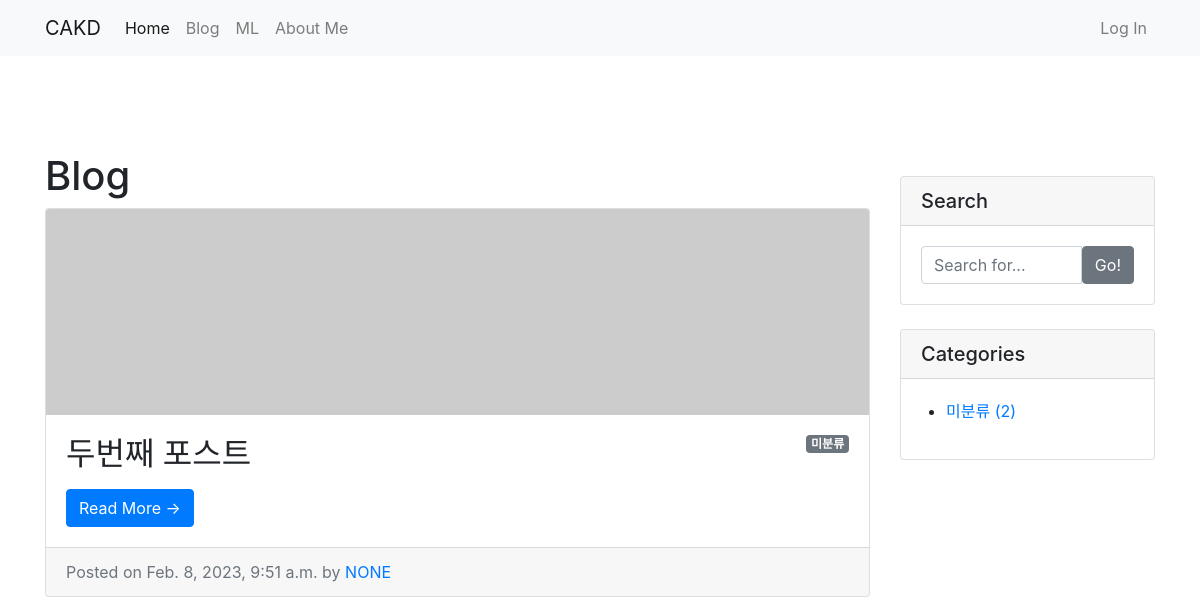
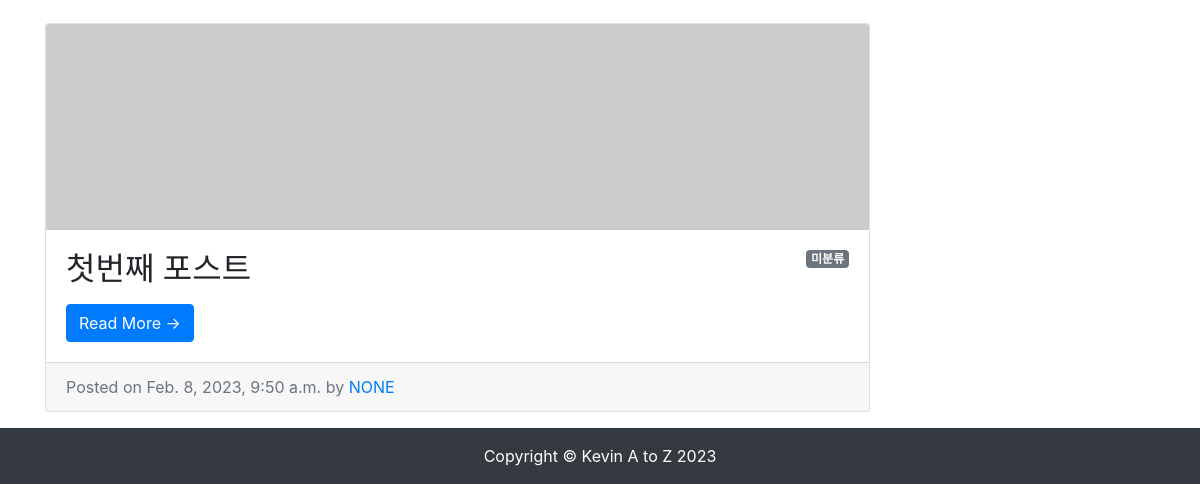
The page /blog/ on the database as committed earlier (2 pictures, top to bottom).
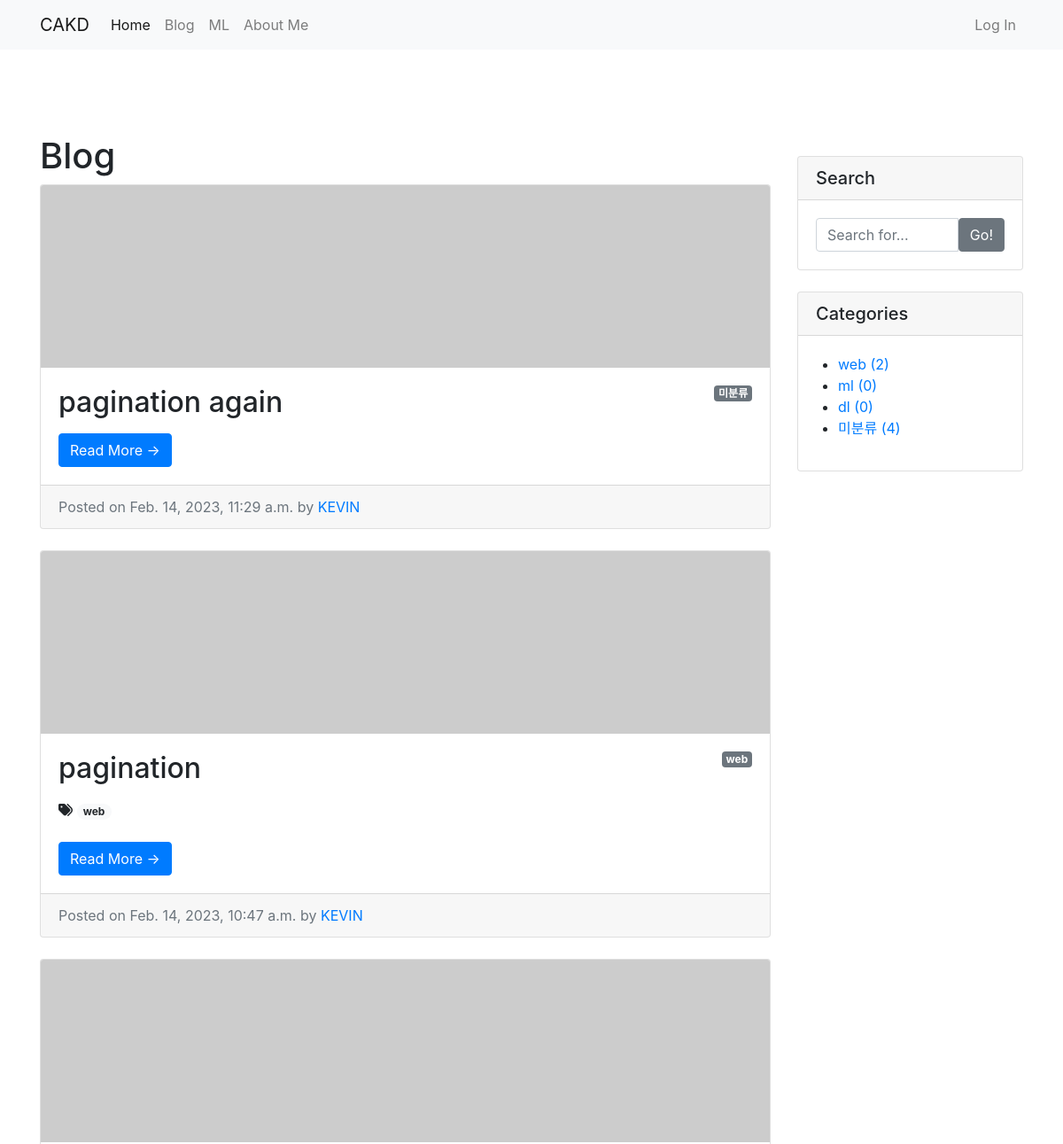
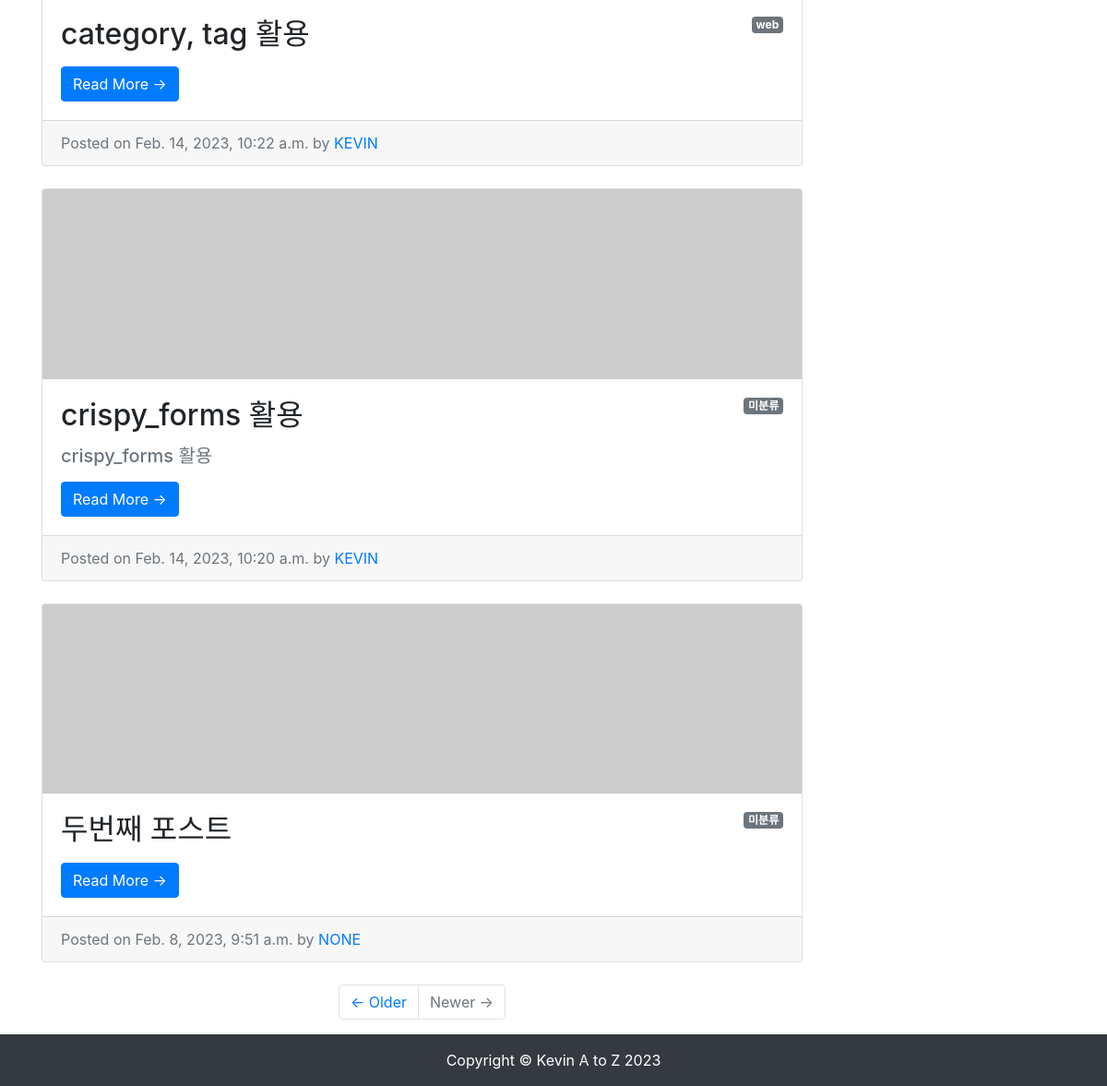
The same page on the database as committed later (2 pictures, top to bottom).
### blog/models.py (models this page shows, shortened)
class Post(models.Model):
    title = models.CharField(max_length=30)
    hook_text = models.CharField(max_length=100, blank=True)
    content = models.TextField()
    head_image = models.ImageField(upload_to='blog/images/%Y/%m/%d/', blank=True)
    file_upload = models.FileField(upload_to='blog/files/%Y/%m/%d/', blank=True)
    created_at = models.DateTimeField(auto_now_add=True)
    updated_at = models.DateTimeField(auto_now=True)
    author = models.ForeignKey(User, null=True, on_delete=models.SET_NULL)
    category = models.ForeignKey(Category, null=True, blank=True, on_delete=models.SET_NULL)
    tags = models.ManyToManyField(Tag, blank=True)
    def get_absolute_url(self): # 객체의 상세 페이지로 이동할 수 있는 링크를 만들 수 있음. url 생성 규칙을 정의하는 메서드
        return f'/blog/{self.pk}/'
    def get_content_markdown(self):
        return markdown(self.content)

class Category(models.Model):
    name = models.CharField(max_length=50, unique=True)
    slug = models.SlugField(max_length=200, unique=True, allow_unicode=True)
    def __str__(self):
        return self.name
    def get_absolute_url(self):
        return f'/blog/category/{self.slug}/'
    class Meta:
        verbose_name_plural = 'categories'

class Tag(models.Model):
    name = models.CharField(max_length=50)
    slug = models.SlugField(max_length=200, unique=True, allow_unicode=True)
    def __str__(self):
        return self.name
    def get_absolute_url(self):
        return f'/blog/tag/{self.slug}/'

### blog/views.py (the view)
# urls.py: path('',views.PostList.as_view()),
class PostList(ListView):
    model = Post
    ordering = '-pk'
    paginate_by = 5
    def get_context_data(self, **kwargs):
        context = super(PostList, self).get_context_data()
        context['categories'] = Category.objects.all()
        context['no_category_post_count'] = Post.objects.filter(category=None).count()
        return context

### blog/templates/blog/post_list.html (shortened to what this page needs)
{% extends 'blog/base.html' %}
{% block main_area %}
    <h1>Blog
    </h1>
    {% if post_list.exists %}
    {% for p in post_list %}
    <div class="card mb-4" id="post-{{p.pk}}">
        {% if p.head_image %}
            <img class="card-img-top" src="{{ p.head_image.url }}" alt="{{ p }} head image">
        {% else %}
            <img class="card-img-top" src="https://picsum.photos/seed/{{ p.id }}/800/200" alt="random_image">
        {% endif %}
        <div class="card-body">
            {% if p.category %}
                <span class="badge badge-secondary float-right">{{ p.category }}</span>
            {% else %}
                <span class="badge badge-secondary float-right">미분류</span>
            {% endif %}
            <h2 class="card-title">{{ p.title}}</h2>
            {% if p.hook_text %}
                <h5 class="text-muted">{{ p.hook_text }}</h5>
            {% endif %}
            {% if p.tags.exists %}
                        <i class="fas fa-tags"></i>
                        {% for tag in p.tags.iterator %}
                            <a href="{{ tag.get_absolute_url }}"><span class="badge badge-pill badge-light">{{ tag }}</span></a>
                        {% endfor %}
                        <br/>
                        <br/>
                    {% endif %}
            <a href="{{ p.get_absolute_url }}" class="btn btn-primary">Read More &rarr;</a>
        </div>
        <div class="card-footer text-muted">
            Posted on {{ p.created_at}} by
            <a href="#">{{p.author | upper}}</a>
        </div>
    </div>
{% endfor %}
    {% else %}
        <h3>아직 게시물이 없습니다.</h3>
    {% endif %}
    {% if is_paginated %}
     <ul class="pagination justify-content-center mb-4">
        {% if page_obj.has_next %}
                <li class="page-item">
                    <a class="page-link" href="?page={{ page_obj.next_page_number }}">&larr; Older</a>
                </li>
            {% else %}
                <li class="page-item disabled">
                    <a class="page-link" href="#">&larr; Older</a>
                </li>
            {% endif %}
            {% if page_obj.has_previous %}
                <li class="page-item">
                    <a class="page-link" href="?page={{ page_obj.previous_page_number }}">Newer &rarr;</a>
                </li>
            {% else %}
                <li class="page-item disabled">
                    <a class="page-link" href="#">Newer &rarr;</a>
                </li>
            {% endif %}
    </ul>
    {% endif %}
{% endblock %}

### blog/templates/blog/base.html (shortened to what this page needs)
<!DOCTYPE html>
<html lang="en">
<head>
    <link rel="stylesheet" href="https://cdn.jsdelivr.net/npm/bootstrap@4.5.3/dist/css/bootstrap.min.css">
</head>
<body>
    {% include 'blog/navbar.html' %}
    <div class="container pt-5 my-5">
        <div class="row">
            <div class="col-md-8 col-lg-9" id="main-area">
                {% block main_area %}
                {% endblock %}
            </div>
            <div class="col-md-4 col-lg-3">
                <div class="card my-4">
                    <h5 class="card-header">Search</h5>
                    <div class="card-body">
                        <div class="input-group">
                            <input type="text" class="form-control" placeholder="Search for..." id="search-input">
                            <span class="input-group-btn">
                                    <button class="btn btn-secondary" type="button" onclick="searchPost();">Go!</button>
                                </span>
                        </div>
                    </div>
                </div>
                <div class="card my-4" id="categories-card">
                    <h5 class="card-header">Categories</h5>
                    <div class="card-body">
                        <div class="row">
                            <ul>
                                {% for category in categories %}
                                <li>
                                    <a href="{{ category.get_absolute_url }}">{{ category }} ({{ category.post_set.count }})</a>
                                </li>
                                {% endfor %}
                                <li>
                                    <a href="/blog/category/no_category/">미분류 ({{ no_category_post_count }})</a>
                                </li>
                            </ul>
                        </div>
                    </div>
                </div>
            </div>
        </div>
    </div>
    {% include 'blog/footer.html' %}
</body>
</html>

### blog/templates/blog/navbar.html (shortened to what this page needs)
{% load socialaccount %}
<nav class="navbar navbar-expand-lg navbar-light bg-light">
    <div class="container">
        <a class="navbar-brand" href="/">CAKD</a>
        <div class="collapse navbar-collapse" id="navbarNavDropdown">
            <ul class="navbar-nav">
                <li class="nav-item active">
                    <a class="nav-link" href="/">Home</a>
                </li>
                <li class="nav-item">
                    <a class="nav-link" href="/blog/">Blog</a>
                </li>
                <li class="nav-item">
                    <a class="nav-link" href="/ml/">ML</a>
                </li>
                <li class="nav-item">
                    <a class="nav-link" href="/about_me/">About Me</a>
                </li>
            </ul>
            <ul class="navbar-nav ml-auto"> {% if user.is_authenticated %} <li class="nav-item dropdown">
                    <a class="nav-link dropdown-toggle" href="#" id="navbarDropdownMenuLink" role="button"
                        data-toggle="dropdown" aria-haspopup="true" aria-expanded="false"> {{ user.username }} </a>
                    <div class="dropdown-menu" aria-labelledby="navbarDropdownMenuLink">
                        <a class="dropdown-item" href="/accounts/logout/">Log Out</a>
                    </div>
                </li> {% else %} <li class="nav-item">
                    <a class="nav-link" href="#" data-toggle="modal" data-target="#loginModal">Log In</a>
                </li> {% endif %} </ul>
        </div>
    </div>
</nav>

### blog/templates/blog/footer.html
<div class="fixed-bottom">
<footer class="py-3 bg-dark">
    <div class="container">
        <p class="m-0 text-center text-white"> Copyright &copy; Kevin A to Z 2023 </p>
    </div>
</footer>
</div>

Rows that differ between the two databases and show on the page:
no longer on this page (row unchanged): Post: shows "미분류", title "첫번째 포스트", created_at "Feb. 8, 2023, 9:50 a.m.", author "NONE"
added Post: shows "미분류", title "pagination again", created_at "Feb. 14, 2023, 11:29 a.m.", author "KEVIN"
added Post: category "web", title "pagination", created_at "Feb. 14, 2023, 10:47 a.m.", author "KEVIN"
added Tag: name "web"
added Post: category "web", title "category, tag 활용", created_at "Feb. 14, 2023, 10:22 a.m.", author "KEVIN"
added Post: shows "미분류", title "crispy_forms 활용", hook_text "crispy_forms 활용", created_at "Feb. 14, 2023, 10:20 a.m.", author "KEVIN"
added Category: name "web", post_set.count "2"
added Category: name "ml", post_set.count "0"
added Category: name "dl", post_set.count "0"
Other text that changed with them:
{{ no_category_post_count }}: "2" → "4"
text now shown: "← Older Newer →"
